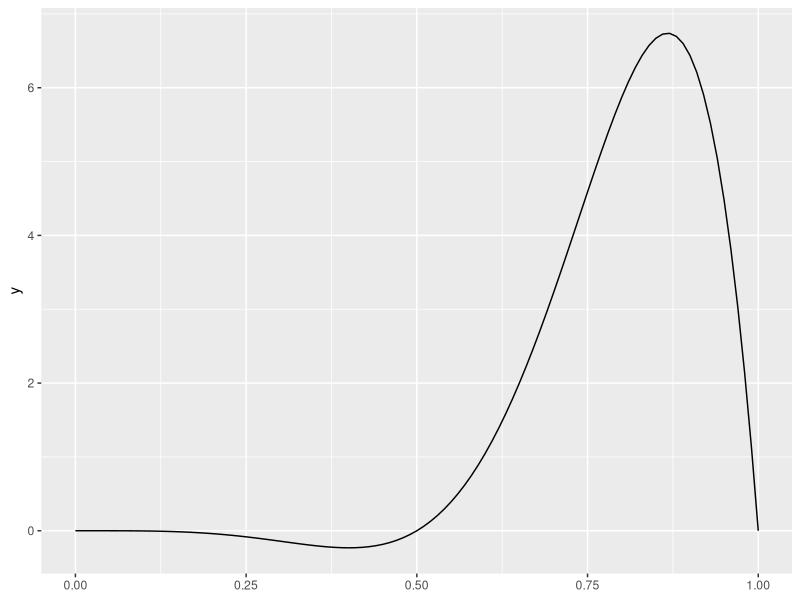

Generate this figure with R:
## ---- chunk 1
library(ggplot2)
knitr::opts_chunk$set(echo = TRUE)
set.seed(457367)
## ---- chunk 2
genera_valor_aleatorio <- function() {
  runif(1)
}

pi<- pi
g<- function(x){
  -30 * cos(pi * x) * x^4 * (1-x^4)
}
## ---- chunk 3
n <- 1e6
valores_g <- replicate(n , {
  x <- genera_valor_aleatorio()
  g(x)
}
)
## ---- chunk 4
estimacion <- mean(valores_g)
## ---- chunk 5
probabilidad_cobertura <- 0.997
alfa <- 1 - probabilidad_cobertura
percentil<- qnorm(1 - alfa / 2)
error_estandar <- sqrt(var(valores_g)/n)
intervalo_confianza <- estimacion + c(-1,1) * error_estandar * percentil
## ---- chunk 6
genera_valor_aleatorio <- function() {
  runif(1)
}

pi<- pi
g<- function(x){
  -30 * cos(pi * x) * x^4 * (1-x^4)
}

n <- 1e4
coste_directo <- bench::mark({
  valores_g <- replicate(n, {
    x <- genera_valor_aleatorio()
    g(x)
  })
},
iterations = 10,
time_unit = "ms"
)$median

estimacion_directo <- mean(valores_g)
varianza_directo <- var(valores_g) / n

eficiencia_directo <- 1 / (varianza_directo * coste_directo)
## ---- chunk 7
genera_valores_antiteticas <- function() {
  runif(1)
}


g<- function(x){
  -30 * cos(pi * x) * x^4 * (1-x^4)
}
## ---- chunk 8
coste_antiteticas <- bench::mark({ # para ver cuanto tarda
  valores <- replicate(n / 2, {
    valores_antiteticos <- genera_valores_antiteticas()
    mean(g(valores_antiteticos)) # (xi + yi) / 2
  })
},
iterations = 10,
time_unit = "ms"
)$median
## ---- chunk 9
estimacion_antiteticas <- mean(valores)
varianza_antiteticas <- var(valores) / (n / 2) # Cuasivar muestral
eficiencia_antiteticas <- 1 / (varianza_antiteticas * coste_antiteticas)
## ---- chunk 10
knitr::kable(
  data.frame(
    `Método` = c("Directo", "Antitéticas"),
    `Estimación` = c(estimacion_directo, estimacion_antiteticas),
    Varianza = c(varianza_directo, varianza_antiteticas),
    Coste = c(coste_directo, coste_antiteticas),
    Eficiencia = c(eficiencia_directo, eficiencia_antiteticas)
  ),
  digits = 10
)
## ---- chunk 11
library(ggplot2)

ggplot2::ggplot() +
  geom_function(fun = g) +
  xlim(0, 1)
## ---- chunk 12
estratos <- data.frame(
  min = c(0, 4 / 5),
  max = c(4/ 5, 1),
  probabilidad = c(4 / 5, 1 / 5)
)
# Función que genera valores dentro de un estrato
genera_valor_en_estrato <- function(numero_estrato) {
  estrato <- estratos[numero_estrato, ]
  runif(1, min = estrato$min, max = estrato$max)
}
## ---- chunk 13
unidad_de_tiempo <- "ms"
n_estratos <- n * estratos$probabilidad
# Aseguramos valores enteros
n_estratos <- ceiling(n_estratos)
# Aseguramos al menos dos valores en cada estrato
n_estratos <- pmax(n_estratos, 2)

coste_estratificado_proporcional <- bench::mark(
  {
    valores <- lapply(
      seq_len(2), # (1,2), aplico la función 2 veces, una para cada estrato
      function(numero_estrato) {
        replicate(n_estratos[numero_estrato], {
          x <- genera_valor_en_estrato(numero_estrato)
          g(x)
        })
      }
    )
  },
  iterations = 10,
  time_unit = unidad_de_tiempo
)$median
## ---- chunk 14
estimacion_estratificado_proporcional <-
  weighted.mean(
    sapply(valores, mean),
    estratos$probabilidad
  )
varianza_estratificado_proporcional <-
  sum(estratos$probabilidad^2 * sapply(valores, var) / n_estratos)
eficiencia_estratificado_proporcional <-
  1 / (varianza_estratificado_proporcional *
    coste_estratificado_proporcional)
## ---- chunk 15
n_tanteo <- 100
n_produccion <- n - n_tanteo # Para que la cantidad total de valores generados sea igual en los tres métodos y, por tanto, su comparación tenga sentido

coste_estratificado_optimo <- bench::mark(
  {
    # Estimación de las varianzas de los estratos
    n_estratos <- pmax(
      ceiling(n_tanteo * estratos$probabilidad), # asignación proporcional para calcular la var
      2
    )
    valores <- lapply(
      seq_len(2),
      function(numero_estrato) {
        replicate(n_estratos[numero_estrato], {
          x <- genera_valor_en_estrato(numero_estrato)
          g(x)
        })
      }
    )

    # Cantidad óptima de valores en cada estrato
    sigmas <- sapply(valores, sd)
    n_estratos <-
      pmax(
        ceiling(n_produccion * estratos$probabilidad * sigmas /
          sum(estratos$probabilidad * sigmas)),
        2
      )

    # Generación de valores en cada estrato
    valores <- lapply(
      seq_len(2),
      function(numero_estrato) {
        replicate(n_estratos[numero_estrato], {
          x <- genera_valor_en_estrato(numero_estrato)
          g(x)
        })
      }
    )
  },
  iterations = 10,
  time_unit = unidad_de_tiempo
)$median
## ---- chunk 16
estimacion_estratificado_optimo <-
  weighted.mean(
    sapply(valores, mean),
    estratos$probabilidad
  )
varianza_estratificado_optimo <-
  sum(estratos$probabilidad^2 * sapply(valores, var) / n_estratos)
eficiencia_estratificado_optimo <-
  1 / (varianza_estratificado_optimo *
    coste_estratificado_optimo)
## ---- chunk 17
knitr::kable(
  data.frame(
    `Método` = c(
      "Directo",
      "Estratificado proporcional",
      "Estratificado óptimo"
    ),
    `Estimación` = c(
      estimacion_directo,
      estimacion_estratificado_proporcional,
      estimacion_estratificado_optimo
    ),
    Varianza = c(
      varianza_directo,
      varianza_estratificado_proporcional,
      varianza_estratificado_optimo
    ),
    Coste = c(
      coste_directo,
      coste_estratificado_proporcional,
      coste_estratificado_optimo
    ),
    Eficiencia = c(
      eficiencia_directo,
      eficiencia_estratificado_proporcional,
      eficiencia_estratificado_optimo
    )
  ),
  digits = 10
)
